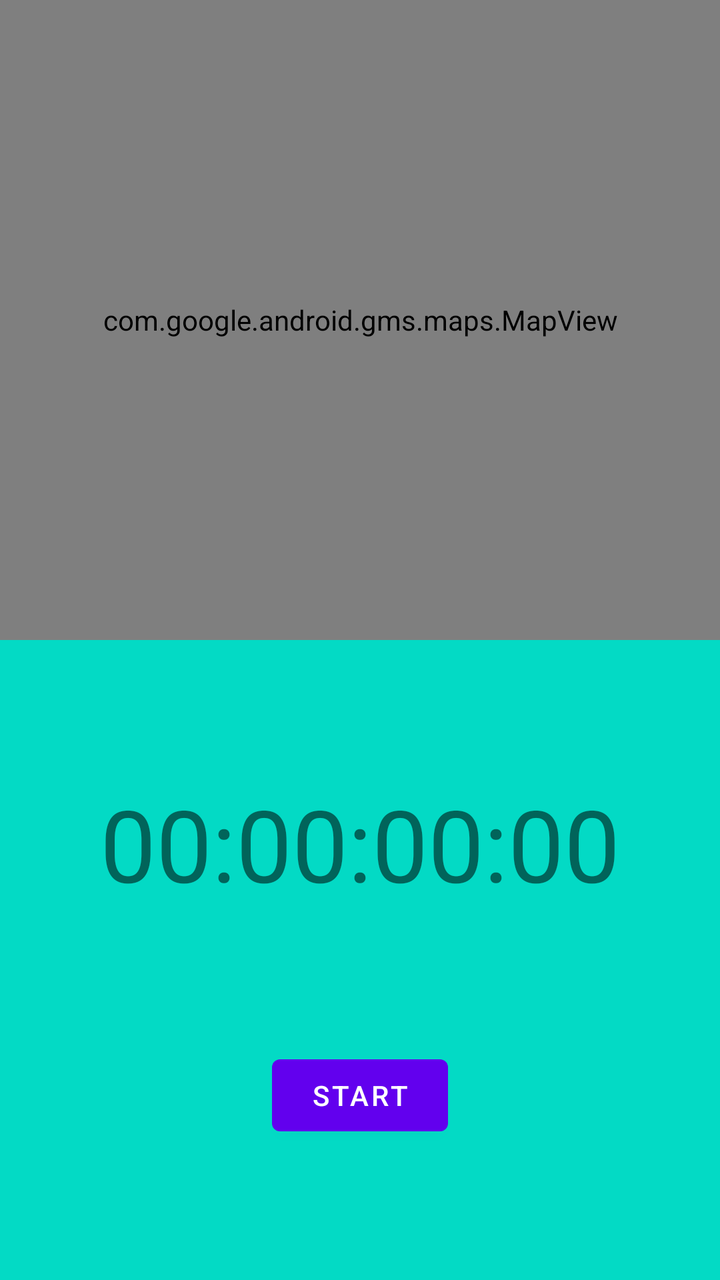
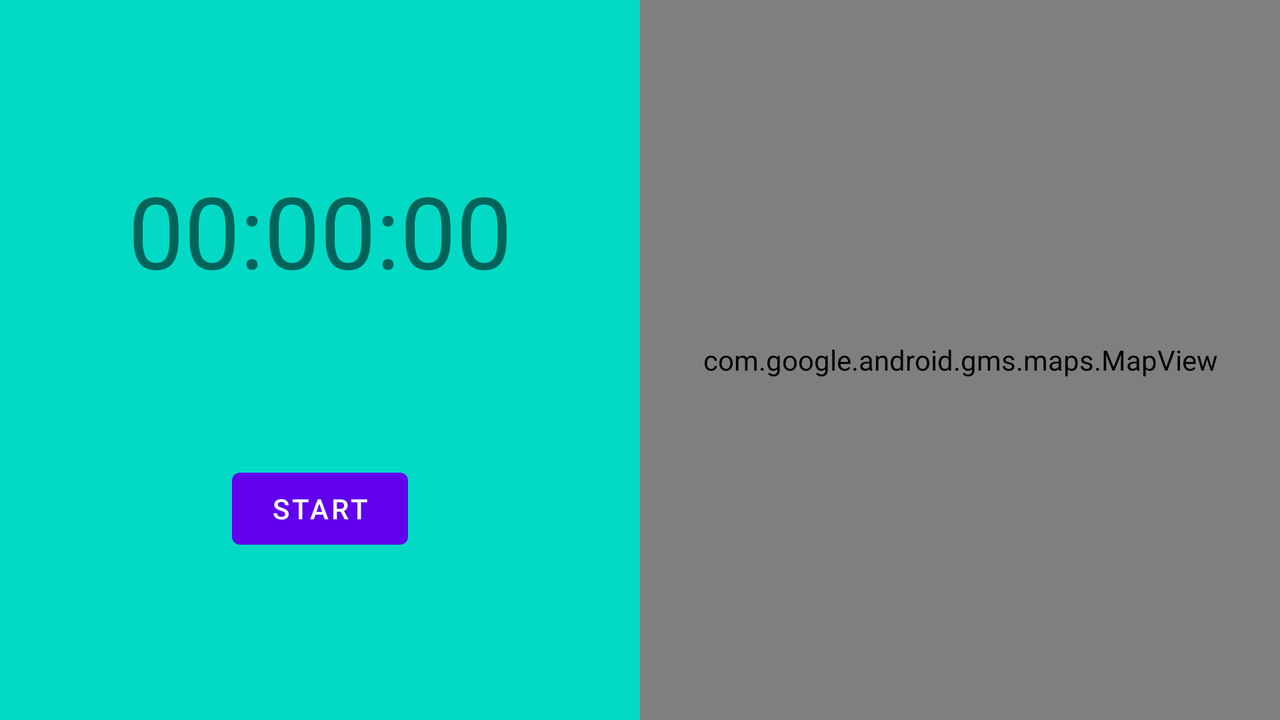

First picture: res/layout/ on a phone held upright. Second picture: the repository's own variant of that layout, on a device whose configuration matches the variant's folder. Source for both follows.
<!-- AndroidManifest.xml: application theme Theme.MyRunningPartner -->
<!-- res/layout/fragment_tracking.xml -->
<?xml version="1.0" encoding="utf-8"?>
<androidx.constraintlayout.widget.ConstraintLayout xmlns:android="http://schemas.android.com/apk/res/android"
    xmlns:app="http://schemas.android.com/apk/res-auto"
    android:layout_width="match_parent"
    android:layout_height="match_parent">

    <androidx.constraintlayout.widget.ConstraintLayout
        android:id="@+id/cl_inner_layout"
        android:layout_width="match_parent"
        android:layout_height="0dp"
        android:background="@color/colorAccent"
        app:layout_constraintBottom_toBottomOf="parent"
        app:layout_constraintEnd_toEndOf="parent"
        app:layout_constraintHorizontal_bias="0.5"
        app:layout_constraintStart_toStartOf="parent"
        app:layout_constraintTop_toBottomOf="@+id/map_view">

        <com.google.android.material.textview.MaterialTextView
            android:id="@+id/tv_timer"
            android:layout_width="wrap_content"
            android:layout_height="wrap_content"
            android:text="00:00:00:00"
            android:textSize="50sp"
            app:layout_constraintBottom_toTopOf="@+id/btn_toggle_run"
            app:layout_constraintEnd_toEndOf="parent"
            app:layout_constraintHorizontal_bias="0.5"
            app:layout_constraintStart_toStartOf="parent"
            app:layout_constraintTop_toTopOf="parent" />

        <com.google.android.material.button.MaterialButton
            android:id="@+id/btn_toggle_run"
            android:layout_width="wrap_content"
            android:layout_height="wrap_content"
            android:text="@string/start"
            app:layout_constraintBottom_toBottomOf="parent"
            app:layout_constraintEnd_toStartOf="@+id/btn_finish_run"
            app:layout_constraintHorizontal_bias="0.5"
            app:layout_constraintStart_toStartOf="parent"
            app:layout_constraintTop_toBottomOf="@+id/tv_timer" />

        <com.google.android.material.button.MaterialButton
            android:id="@+id/btn_finish_run"
            android:layout_width="wrap_content"
            android:layout_height="wrap_content"
            android:text="@string/finish_run"
            android:visibility="gone"
            app:layout_constraintBottom_toBottomOf="parent"
            app:layout_constraintEnd_toEndOf="parent"
            app:layout_constraintHorizontal_bias="0.5"
            app:layout_constraintStart_toEndOf="@+id/btn_toggle_run"
            app:layout_constraintTop_toBottomOf="@+id/tv_timer" />


    </androidx.constraintlayout.widget.ConstraintLayout>

    <com.google.android.material.textview.MaterialTextView
        android:id="@+id/tv_lets_go"
        android:layout_width="wrap_content"
        android:layout_height="wrap_content"
        android:text="Let's go, USERNAME!"
        android:textSize="50sp"
        android:visibility="gone"
        app:layout_constraintBottom_toTopOf="@+id/cl_inner_layout"
        app:layout_constraintEnd_toEndOf="parent"
        app:layout_constraintHorizontal_bias="0.5"
        app:layout_constraintStart_toStartOf="parent"
        app:layout_constraintTop_toTopOf="parent"
        android:gravity="center_horizontal" />

    <com.google.android.gms.maps.MapView
        android:id="@+id/map_view"
        android:layout_width="match_parent"
        android:layout_height="0dp"
        app:layout_constraintBottom_toTopOf="@+id/cl_inner_layout"
        app:layout_constraintEnd_toEndOf="parent"
        app:layout_constraintHorizontal_bias="0.5"
        app:layout_constraintStart_toStartOf="parent"
        app:layout_constraintTop_toTopOf="parent" />

</androidx.constraintlayout.widget.ConstraintLayout>
<!-- resources referenced by this layout -->
<resources>
  <string name="finish_run">Finish Run</string>
  <string name="start">Start</string>
  <style name="Theme.MyRunningPartner" parent="Theme.MaterialComponents.DayNight.DarkActionBar">
          
          <item name="colorPrimary">@color/purple_500</item>
          <item name="colorPrimaryVariant">@color/purple_700</item>
          <item name="colorOnPrimary">@color/white</item>
          
          <item name="colorSecondary">@color/teal_200</item>
          <item name="colorSecondaryVariant">@color/teal_700</item>
          <item name="colorOnSecondary">@color/black</item>
          
          <item name="android:statusBarColor" tools:targetApi="l">?attr/colorPrimaryVariant</item>
          
      </style>
</resources>
<!-- res/layout-land/fragment_tracking.xml (the repository's variant of the layout above) -->
<!-- drawn on the phone turned sideways -->
<?xml version="1.0" encoding="utf-8"?>
<androidx.constraintlayout.widget.ConstraintLayout xmlns:android="http://schemas.android.com/apk/res/android"
    xmlns:app="http://schemas.android.com/apk/res-auto"
    android:layout_width="match_parent"
    android:layout_height="match_parent">

    <androidx.constraintlayout.widget.ConstraintLayout
        android:id="@+id/cl_inner_layout"
        android:layout_width="0dp"
        android:layout_height="0dp"
        android:background="@color/colorAccent"
        app:layout_constraintBottom_toBottomOf="parent"
        app:layout_constraintEnd_toStartOf="@+id/map_view"
        app:layout_constraintHorizontal_bias="0.5"
        app:layout_constraintStart_toStartOf="parent"
        app:layout_constraintTop_toTopOf="parent">

        <com.google.android.material.textview.MaterialTextView
            android:id="@+id/tv_timer"
            android:layout_width="wrap_content"
            android:layout_height="wrap_content"
            android:text="00:00:00"
            android:textSize="50sp"
            app:layout_constraintBottom_toTopOf="@+id/btn_toggle_run"
            app:layout_constraintEnd_toEndOf="parent"
            app:layout_constraintHorizontal_bias="0.5"
            app:layout_constraintStart_toStartOf="parent"
            app:layout_constraintTop_toTopOf="parent" />

        <com.google.android.material.button.MaterialButton
            android:id="@+id/btn_toggle_run"
            android:layout_width="wrap_content"
            android:layout_height="wrap_content"
            android:text="Start"
            app:layout_constraintBottom_toBottomOf="parent"
            app:layout_constraintEnd_toStartOf="@+id/btn_finish_run"
            app:layout_constraintHorizontal_bias="0.5"
            app:layout_constraintStart_toStartOf="parent"
            app:layout_constraintTop_toBottomOf="@+id/tv_timer" />

        <com.google.android.material.button.MaterialButton
            android:id="@+id/btn_finish_run"
            android:layout_width="wrap_content"
            android:layout_height="wrap_content"
            android:text="Finish run"
            android:visibility="gone"
            app:layout_constraintBottom_toBottomOf="parent"
            app:layout_constraintEnd_toEndOf="parent"
            app:layout_constraintHorizontal_bias="0.5"
            app:layout_constraintStart_toEndOf="@+id/btn_toggle_run"
            app:layout_constraintTop_toBottomOf="@+id/tv_timer" />

    </androidx.constraintlayout.widget.ConstraintLayout>

    <com.google.android.gms.maps.MapView
        android:id="@+id/map_view"
        android:layout_width="0dp"
        android:layout_height="0dp"
        android:visibility="visible"
        app:layout_constraintBottom_toBottomOf="parent"
        app:layout_constraintEnd_toEndOf="parent"
        app:layout_constraintHorizontal_bias="0.5"
        app:layout_constraintStart_toEndOf="@+id/cl_inner_layout"
        app:layout_constraintTop_toTopOf="parent" />

</androidx.constraintlayout.widget.ConstraintLayout>
<!-- resources referenced by the variant -->
<!-- as the phone turned sideways resolves them -->
<resources>
  <style name="Theme.MyRunningPartner" parent="Theme.MaterialComponents.DayNight.DarkActionBar">
          
          <item name="colorPrimary">@color/purple_500</item>
          <item name="colorPrimaryVariant">@color/purple_700</item>
          <item name="colorOnPrimary">@color/white</item>
          
          <item name="colorSecondary">@color/teal_200</item>
          <item name="colorSecondaryVariant">@color/teal_700</item>
          <item name="colorOnSecondary">@color/black</item>
          
          <item name="android:statusBarColor" tools:targetApi="l">?attr/colorPrimaryVariant</item>
          
      </style>
</resources>
